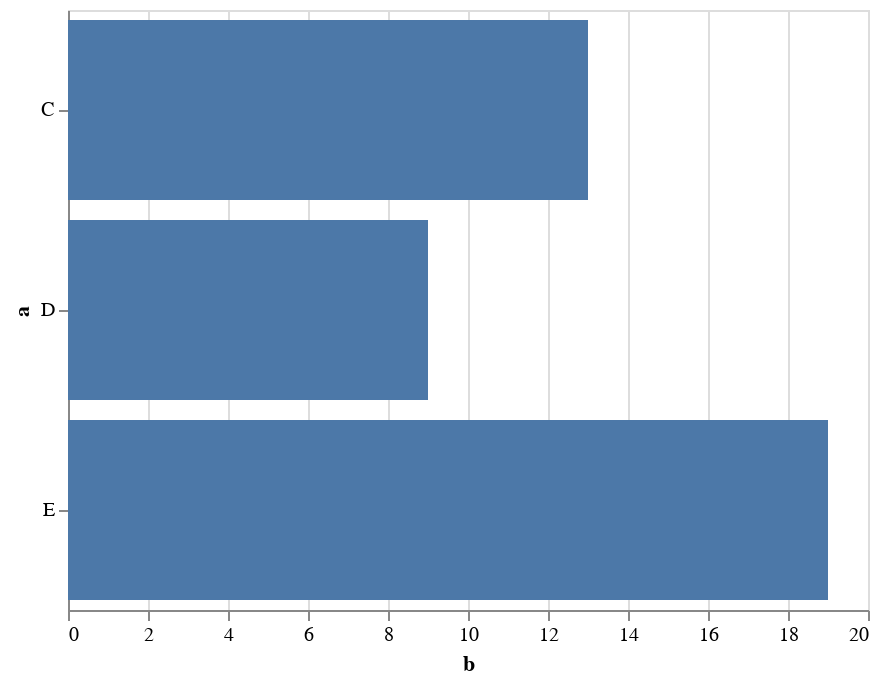

The cell this chart's notebook holds for it:
### Markdown cell above
With two visual channels encoded, we can see the raw data points in the `DataFrame`. A different mark type can be chosen using a different `mark_*()` method, such as `mark_bar()`:

### Code cell
alt.Chart(data).mark_bar().encode(
    alt.Y('a'),
    alt.X('b')
)

### Figure 1 — Vega-Lite specification as saved in the notebook (floating-point values rounded to 4 significant figures)
{"$schema": "https://vega.github.io/schema/vega-lite/v2.6.0.json", "config": {"view": {"height": 300, "width": 400}}, "data": {"name": "data-347f1284ea3247c0f55cb966abbdd2d8"}, "datasets": {"data-347f1284ea3247c0f55cb966abbdd2d8": [{"a": "C", "b": 2}, {"a": "C", "b": 7}, {"a": "C", "b": 4}, {"a": "D", "b": 1}, {"a": "D", "b": 2}, {"a": "D", "b": 6}, {"a": "E", "b": 8}, {"a": "E", "b": 4}, {"a": "E", "b": 7}]}, "encoding": {"x": {"field": "b", "type": "quantitative"}, "y": {"field": "a", "type": "nominal"}}, "mark": "bar"}
